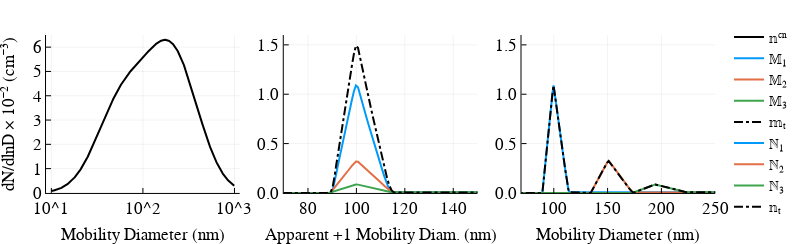

Write notebook code for a chart like this one.
### Markdown cell above
## Block 6. Visualize Results

### Code cell
figure("Nimbus Sans L", 2, 5.5, 1.7, 8)

# Get a list of colors from the theme palette
p = Plots.get_color_palette(:auto, default(:bgcolor), 100)

# Size distribution
pre = 1e-2
p1 = plot(𝕟ᶜⁿ.Dp, pre*𝕟ᶜⁿ.S, xaxis = :log10, xticks = [10, 100, 1000], ylabel = "dN/dlnD × 10⁻² (cm⁻³)", 
    label = "𝕟ᶜⁿ", color = :black,left_margin = 20px, xlabel = "Mobility Diameter (nm)",
    ylim = (0,6.5))

# Mobility distribution
p2 = plot(𝕄[1].Dp,pre*𝕄[1].S,  xlim = (70,150), label = "𝕄₁", xtick = [80,100,120, 140],
     ytick = [0,0.5,1, 1.5], ylim = (0,1.6), xlabel = "Apparent +1 Mobility Diam. (nm)")
p2 = plot!(𝕄[2].Dp,pre*𝕄[2].S, label = "𝕄₂")   
p3 = plot!(𝕄[3].Dp,pre*𝕄[3].S, label = "𝕄₃")   
p2 = plot!(𝕞ₜ.Dp,pre*𝕞ₜ.S, ls = :dashdot, color = :black, label = "𝕞ₜ")   

# Size distribution
p3 = plot(ℕ[1].Dp,pre*ℕ[1].S, xlim = (70,250), label = "ℕ₁", ytick = [0,0.5,1,1.5],
     xlabel = "Mobility Diameter (nm)", ylim = (0,1.6))
p3 = plot!(ℕ[2].Dp,pre*ℕ[2].S, label = "ℕ₂")   
p3 = plot!(ℕ[3].Dp,pre*ℕ[3].S, label = "ℕ₃")   
p3 = plot!(𝕟ₜ.Dp,pre*𝕟ₜ.S, ls = :dashdot, color = :black, label = "𝕟ₜ", right_margin = 15px)   

plot(p1,p2,p3, layout = grid(1,3), legend=:right, top_margin = 18px, lw = 2, fmt = :svg)

### Figure 1 — Plotly figure (JSON) as saved in the notebook; plotly's stock layout.template omitted (floating-point values rounded to 4 significant figures; data arrays with more than 128 entries replaced by an {"elided": "..."} marker saying what was removed)
{"data": [{"colorbar": {"title": ""}, "hoverinfo": "text", "legendgroup": "𝕟ᶜⁿ", "line": {"color": "rgba(0, 0, 0, 1.000)", "dash": "solid", "shape": "linear", "width": 2}, "mode": "lines", "name": "𝕟ᶜⁿ", "showlegend": true, "text": {"elided": "512 null values"}, "type": "scatter", "x": {"elided": "512 float values"}, "xaxis": "x1", "y": {"elided": "512 float values"}, "yaxis": "y1", "zmax": 0.1, "zmin": -0.1}, {"colorbar": {"title": ""}, "hoverinfo": "text", "legendgroup": "𝕄₁", "line": {"color": "rgba(0, 154, 250, 1.000)", "dash": "solid", "shape": "linear", "width": 2}, "mode": "lines", "name": "𝕄₁", "showlegend": true, "text": {"elided": "512 null values"}, "type": "scatter", "x": {"elided": "512 float values"}, "xaxis": "x2", "y": {"elided": "512 float values"}, "yaxis": "y2", "zmax": 0.1, "zmin": -0.1}, {"colorbar": {"title": ""}, "hoverinfo": "text", "legendgroup": "𝕄₂", "line": {"color": "rgba(227, 111, 71, 1.000)", "dash": "solid", "shape": "linear", "width": 2}, "mode": "lines", "name": "𝕄₂", "showlegend": true, "text": {"elided": "512 null values"}, "type": "scatter", "x": {"elided": "512 float values"}, "xaxis": "x2", "y": {"elided": "512 float values"}, "yaxis": "y2", "zmax": 0.1, "zmin": -0.1}, {"colorbar": {"title": ""}, "hoverinfo": "text", "legendgroup": "𝕄₃", "line": {"color": "rgba(62, 164, 78, 1.000)", "dash": "solid", "shape": "linear", "width": 2}, "mode": "lines", "name": "𝕄₃", "showlegend": true, "text": {"elided": "512 null values"}, "type": "scatter", "x": {"elided": "512 float values"}, "xaxis": "x2", "y": {"elided": "512 float values"}, "yaxis": "y2", "zmax": 0.1, "zmin": -0.1}, {"colorbar": {"title": ""}, "hoverinfo": "text", "legendgroup": "𝕞ₜ", "line": {"color": "rgba(0, 0, 0, 1.000)", "dash": "dashdot", "shape": "linear", "width": 2}, "mode": "lines", "name": "𝕞ₜ", "showlegend": true, "text": {"elided": "512 null values"}, "type": "scatter", "x": {"elided": "512 float values"}, "xaxis": "x2", "y": {"elided": "512 float values"}, "yaxis": "y2", "zmax": 0.1, "zmin": -0.1}, {"colorbar": {"title": ""}, "hoverinfo": "text", "legendgroup": "ℕ₁", "line": {"color": "rgba(0, 154, 250, 1.000)", "dash": "solid", "shape": "linear", "width": 2}, "mode": "lines", "name": "ℕ₁", "showlegend": true, "text": {"elided": "512 null values"}, "type": "scatter", "x": {"elided": "512 float values"}, "xaxis": "x3", "y": {"elided": "512 float values"}, "yaxis": "y3", "zmax": 0.1, "zmin": -0.1}, {"colorbar": {"title": ""}, "hoverinfo": "text", "legendgroup": "ℕ₂", "line": {"color": "rgba(227, 111, 71, 1.000)", "dash": "solid", "shape": "linear", "width": 2}, "mode": "lines", "name": "ℕ₂", "showlegend": true, "text": {"elided": "512 null values"}, "type": "scatter", "x": {"elided": "512 float values"}, "xaxis": "x3", "y": {"elided": "512 float values"}, "yaxis": "y3", "zmax": 0.1, "zmin": -0.1}, {"colorbar": {"title": ""}, "hoverinfo": "text", "legendgroup": "ℕ₃", "line": {"color": "rgba(62, 164, 78, 1.000)", "dash": "solid", "shape": "linear", "width": 2}, "mode": "lines", "name": "ℕ₃", "showlegend": true, "text": {"elided": "512 null values"}, "type": "scatter", "x": {"elided": "512 float values"}, "xaxis": "x3", "y": {"elided": "512 float values"}, "yaxis": "y3", "zmax": 0.1, "zmin": -0.1}, {"colorbar": {"title": ""}, "hoverinfo": "text", "legendgroup": "𝕟ₜ", "line": {"color": "rgba(0, 0, 0, 1.000)", "dash": "dashdot", "shape": "linear", "width": 2}, "mode": "lines", "name": "𝕟ₜ", "showlegend": true, "text": {"elided": "512 null values"}, "type": "scatter", "x": {"elided": "512 float values"}, "xaxis": "x3", "y": {"elided": "512 float values"}, "yaxis": "y3", "zmax": 0.1, "zmin": -0.1}], "layout": {"annotations": [], "height": 244.8, "legend": {"bgcolor": "rgba(255, 255, 255, 1.000)", "bordercolor": "rgba(0, 0, 0, 1.000)", "font": {"color": "rgba(0, 0, 0, 1.000)", "family": "Nimbus Sans L", "size": 14}, "tracegroupgap": 0, "x": 1, "y": 0.5}, "margin": {"b": 20, "l": 0, "r": 0, "t": 20}, "paper_bgcolor": "rgba(255, 255, 255, 1.000)", "plot_bgcolor": "rgba(255, 255, 255, 1.000)", "showlegend": true, "width": 792, "xaxis1": {"anchor": "y1", "domain": [0.06313, 0.3288], "gridcolor": "rgba(0, 0, 0, 0.100)", "gridwidth": 0.5, "linecolor": "rgba(0, 0, 0, 1.000)", "mirror": false, "range": [0.9418, 3.057], "showgrid": true, "showline": true, "showticklabels": true, "tickangle": 0, "tickcolor": "rgb(0, 0, 0)", "tickfont": {"color": "rgba(0, 0, 0, 1.000)", "family": "Nimbus Sans L", "size": 17}, "tickmode": "array", "ticks": "inside", "ticktext": ["10^1", "10^2", "10^3"], "tickvals": [10, 100, 1000], "title": "Mobility Diameter (nm)", "titlefont": {"color": "rgba(0, 0, 0, 1.000)", "family": "Nimbus Sans L", "size": 17}, "type": "log", "visible": true, "zeroline": false, "zerolinecolor": "rgba(0, 0, 0, 1.000)"}, "xaxis2": {"anchor": "y2", "domain": [0.3893, 0.6549], "gridcolor": "rgba(0, 0, 0, 0.100)", "gridwidth": 0.5, "linecolor": "rgba(0, 0, 0, 1.000)", "mirror": false, "range": [70, 150], "showgrid": true, "showline": true, "showticklabels": true, "tickangle": 0, "tickcolor": "rgb(0, 0, 0)", "tickfont": {"color": "rgba(0, 0, 0, 1.000)", "family": "Nimbus Sans L", "size": 17}, "tickmode": "array", "ticks": "inside", "ticktext": ["80", "100", "120", "140"], "tickvals": [80, 100, 120, 140], "title": "Apparent +1 Mobility Diam. (nm)", "titlefont": {"color": "rgba(0, 0, 0, 1.000)", "family": "Nimbus Sans L", "size": 17}, "type": "-", "visible": true, "zeroline": false, "zerolinecolor": "rgba(0, 0, 0, 1.000)"}, "xaxis3": {"anchor": "y3", "domain": [0.7154, 0.9811], "gridcolor": "rgba(0, 0, 0, 0.100)", "gridwidth": 0.5, "linecolor": "rgba(0, 0, 0, 1.000)", "mirror": false, "range": [70, 250], "showgrid": true, "showline": true, "showticklabels": true, "tickangle": 0, "tickcolor": "rgb(0, 0, 0)", "tickfont": {"color": "rgba(0, 0, 0, 1.000)", "family": "Nimbus Sans L", "size": 17}, "tickmode": "array", "ticks": "inside", "ticktext": ["100", "150", "200", "250"], "tickvals": [100, 150, 200, 250], "title": "Mobility Diameter (nm)", "titlefont": {"color": "rgba(0, 0, 0, 1.000)", "family": "Nimbus Sans L", "size": 17}, "type": "-", "visible": true, "zeroline": false, "zerolinecolor": "rgba(0, 0, 0, 1.000)"}, "yaxis1": {"anchor": "x1", "domain": [0.1522, 0.9265], "gridcolor": "rgba(0, 0, 0, 0.100)", "gridwidth": 0.5, "linecolor": "rgba(0, 0, 0, 1.000)", "mirror": false, "range": [0, 6.5], "showgrid": true, "showline": true, "showticklabels": true, "tickangle": 0, "tickcolor": "rgb(0, 0, 0)", "tickfont": {"color": "rgba(0, 0, 0, 1.000)", "family": "Nimbus Sans L", "size": 17}, "tickmode": "array", "ticks": "inside", "ticktext": ["0", "1", "2", "3", "4", "5", "6"], "tickvals": [0, 1, 2, 3, 4, 5, 6], "title": "dN/dlnD × 10⁻² (cm⁻³)", "titlefont": {"color": "rgba(0, 0, 0, 1.000)", "family": "Nimbus Sans L", "size": 17}, "type": "-", "visible": true, "zeroline": false, "zerolinecolor": "rgba(0, 0, 0, 1.000)"}, "yaxis2": {"anchor": "x2", "domain": [0.1522, 0.9265], "gridcolor": "rgba(0, 0, 0, 0.100)", "gridwidth": 0.5, "linecolor": "rgba(0, 0, 0, 1.000)", "mirror": false, "range": [0, 1.6], "showgrid": true, "showline": true, "showticklabels": true, "tickangle": 0, "tickcolor": "rgb(0, 0, 0)", "tickfont": {"color": "rgba(0, 0, 0, 1.000)", "family": "Nimbus Sans L", "size": 17}, "tickmode": "array", "ticks": "inside", "ticktext": ["0.0", "0.5", "1.0", "1.5"], "tickvals": [0, 0.5, 1, 1.5], "title": "", "titlefont": {"color": "rgba(0, 0, 0, 1.000)", "family": "Nimbus Sans L", "size": 17}, "type": "-", "visible": true, "zeroline": false, "zerolinecolor": "rgba(0, 0, 0, 1.000)"}, "yaxis3": {"anchor": "x3", "domain": [0.1522, 0.9265], "gridcolor": "rgba(0, 0, 0, 0.100)", "gridwidth": 0.5, "linecolor": "rgba(0, 0, 0, 1.000)", "mirror": false, "range": [0, 1.6], "showgrid": true, "showline": true, "showticklabels": true, "tickangle": 0, "tickcolor": "rgb(0, 0, 0)", "tickfont": {"color": "rgba(0, 0, 0, 1.000)", "family": "Nimbus Sans L", "size": 17}, "tickmode": "array", "ticks": "inside", "ticktext": ["0.0", "0.5", "1.0", "1.5"], "tickvals": [0, 0.5, 1, 1.5], "title": "", "titlefont": {"color": "rgba(0, 0, 0, 1.000)", "family": "Nimbus Sans L", "size": 17}, "type": "-", "visible": true, "zeroline": false, "zerolinecolor": "rgba(0, 0, 0, 1.000)"}}}
